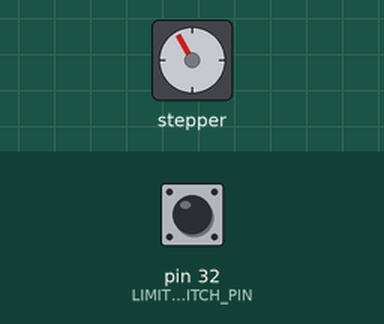
A sketch run on a simulated Arduino Mega 2560, built with avr-gcc and run on an emulated ATmega2560. On the bench: stepper motor. Wiring (inferred from the names in the program): stepper motor driver (50 steps per turn assumed): step pin 10; direction pin 9. Inputs (shaded band) come from the test bench; at power-on: pin 32 (LIMIT_SWITCH_PIN) HIGH.

Above: at 1.2 s.
1.3 s: pin 32 (LIMIT_SWITCH_PIN) pulled LOW for 0.15 s
4.4 s: pin 32 (LIMIT_SWITCH_PIN) pulled LOW for 1 s
At 5.3 s:
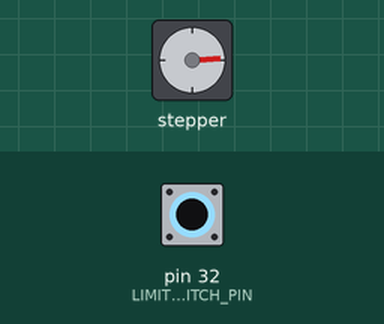
8.4 s: pin 32 (LIMIT_SWITCH_PIN) pulled LOW for 0.15 s
At 9.6 s:
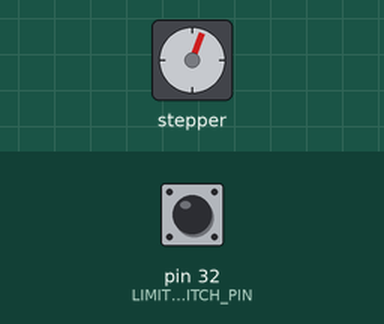
11.5 s: pin 32 (LIMIT_SWITCH_PIN) pulled LOW for 3.2 s
At 11.9 s:
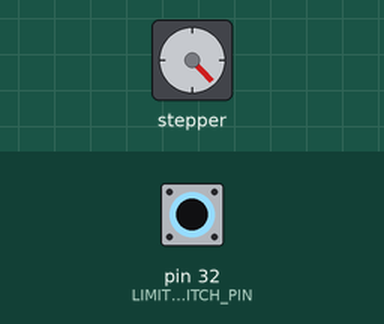
17.7 s: pin 32 (LIMIT_SWITCH_PIN) pulled LOW for 0.15 s
At 19.1 s:
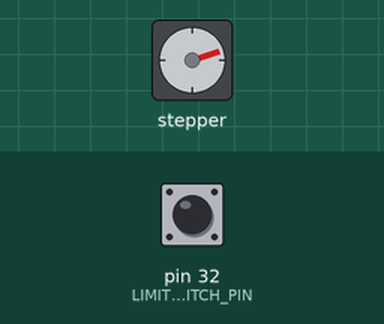
20.8 s: pin 32 (LIMIT_SWITCH_PIN) pulled LOW for 1 s
Timing chart, 0 to 72.3 s (numbered marks = the images above; inputs shaded):
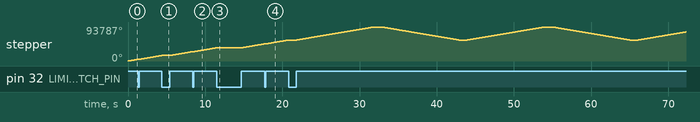

The sketch:

codtet-ctht.ino
```cpp
#define DIR1 9            // Direction
#define STEP1 10          // Step
#define LIMIT_SWITCH_PIN 32 // Công tắc hành trình nối xuống GND khi nhấn

// Thông số động cơ
const int STEPS_PER_REVOLUTION = 50;
const int REVOLUTIONS = 100;
const int STEP_DELAY = 1000;
const int PAUSE_DELAY = 1000;

const int STEPS_FOR_REVOLUTIONS = REVOLUTIONS * STEPS_PER_REVOLUTION;

void setup() {
  pinMode(DIR1, OUTPUT);
  pinMode(STEP1, OUTPUT);
  pinMode(LIMIT_SWITCH_PIN, INPUT_PULLUP); // Sử dụng trở kéo lên
}

void loop() {
  // Nếu công tắc đã nhấn => Dừng toàn bộ, không làm gì
  if (digitalRead(LIMIT_SWITCH_PIN) == LOW) {
    return; // hoặc dùng while(1); để đứng luôn
  }

  // Quay theo chiều thuận (CW)
  digitalWrite(DIR1, HIGH);
  for (int i = 0; i < STEPS_FOR_REVOLUTIONS; i++) {
    if (digitalRead(LIMIT_SWITCH_PIN) == LOW) return; // Dừng nếu nhấn
    digitalWrite(STEP1, HIGH);
    delayMicroseconds(STEP_DELAY);
    digitalWrite(STEP1, LOW);
    delayMicroseconds(STEP_DELAY);
  }

  delay(PAUSE_DELAY);

  // Quay ngược lại (CCW)
  digitalWrite(DIR1, LOW);
  for (int i = 0; i < STEPS_FOR_REVOLUTIONS; i++) {
    if (digitalRead(LIMIT_SWITCH_PIN) == LOW) return;
    digitalWrite(STEP1, HIGH);
    delayMicroseconds(STEP_DELAY);
    digitalWrite(STEP1, LOW);
    delayMicroseconds(STEP_DELAY);
  }

  delay(PAUSE_DELAY);
}
```
